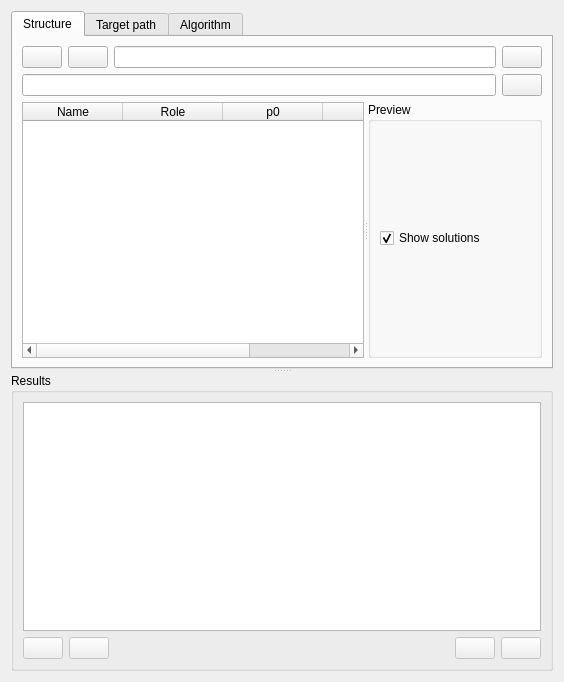
<?xml version="1.0" encoding="UTF-8"?>
<ui version="4.0">
 <class>Form</class>
 <widget class="QWidget" name="Form">
  <property name="geometry">
   <rect>
    <x>0</x>
    <y>0</y>
    <width>564</width>
    <height>682</height>
   </rect>
  </property>
  <property name="windowIcon">
   <iconset resource="../../../icons.qrc">
    <normaloff>:/icons/dimensional_synthesis.png</normaloff>:/icons/dimensional_synthesis.png</iconset>
  </property>
  <layout class="QVBoxLayout" name="verticalLayout_4">
   <item>
    <widget class="QSplitter" name="main_splitter">
     <property name="orientation">
      <enum>Qt::Vertical</enum>
     </property>
     <widget class="QTabWidget" name="options_tab">
      <widget class="QWidget" name="structure">
       <attribute name="icon">
        <iconset resource="../../../icons.qrc">
         <normaloff>:/icons/structure.png</normaloff>:/icons/structure.png</iconset>
       </attribute>
       <attribute name="title">
        <string>Structure</string>
       </attribute>
       <layout class="QVBoxLayout" name="verticalLayout_6">
        <item>
         <layout class="QHBoxLayout" name="horizontalLayout_7">
          <item>
           <widget class="QPushButton" name="load_profile">
            <property name="statusTip">
             <string>Load profile from triangular iteration database.</string>
            </property>
            <property name="icon">
             <iconset resource="../../../icons.qrc">
              <normaloff>:/icons/collections.png</normaloff>:/icons/collections.png</iconset>
            </property>
           </widget>
          </item>
          <item>
           <widget class="QPushButton" name="save_profile">
            <property name="statusTip">
             <string>Save the structure profile back to the database.</string>
            </property>
            <property name="icon">
             <iconset resource="../../../icons.qrc">
              <normaloff>:/icons/save_file.png</normaloff>:/icons/save_file.png</iconset>
            </property>
           </widget>
          </item>
          <item>
           <widget class="QLineEdit" name="profile_name">
            <property name="readOnly">
             <bool>true</bool>
            </property>
           </widget>
          </item>
          <item>
           <widget class="QPushButton" name="clear_button">
            <property name="statusTip">
             <string>Clear the current profile and settings.</string>
            </property>
            <property name="icon">
             <iconset resource="../../../icons.qrc">
              <normaloff>:/icons/clean.png</normaloff>:/icons/clean.png</iconset>
            </property>
           </widget>
          </item>
         </layout>
        </item>
        <item>
         <layout class="QHBoxLayout" name="horizontalLayout_17">
          <item>
           <widget class="QLineEdit" name="expression_string">
            <property name="readOnly">
             <bool>true</bool>
            </property>
           </widget>
          </item>
          <item>
           <widget class="QPushButton" name="expr_copy">
            <property name="icon">
             <iconset resource="../../../icons.qrc">
              <normaloff>:/icons/copy.png</normaloff>:/icons/copy.png</iconset>
            </property>
           </widget>
          </item>
         </layout>
        </item>
        <item>
         <widget class="QSplitter" name="up_splitter">
          <property name="sizePolicy">
           <sizepolicy hsizetype="Expanding" vsizetype="Expanding">
            <horstretch>0</horstretch>
            <verstretch>0</verstretch>
           </sizepolicy>
          </property>
          <property name="orientation">
           <enum>Qt::Horizontal</enum>
          </property>
          <widget class="QTableWidget" name="parameter_list">
           <property name="statusTip">
            <string>All the joints of grounded link will show here.</string>
           </property>
           <property name="selectionBehavior">
            <enum>QAbstractItemView::SelectRows</enum>
           </property>
           <property name="verticalScrollMode">
            <enum>QAbstractItemView::ScrollPerPixel</enum>
           </property>
           <property name="horizontalScrollMode">
            <enum>QAbstractItemView::ScrollPerPixel</enum>
           </property>
           <column>
            <property name="text">
             <string>Name</string>
            </property>
           </column>
           <column>
            <property name="text">
             <string>Role</string>
            </property>
           </column>
           <column>
            <property name="text">
             <string>p0</string>
            </property>
           </column>
           <column>
            <property name="text">
             <string>p1</string>
            </property>
           </column>
           <column>
            <property name="text">
             <string>Range</string>
            </property>
           </column>
          </widget>
          <widget class="QGroupBox" name="preview_box">
           <property name="title">
            <string>Preview</string>
           </property>
           <layout class="QVBoxLayout" name="preview_layout">
            <item>
             <widget class="QCheckBox" name="show_solutions">
              <property name="text">
               <string>Show solutions</string>
              </property>
              <property name="checked">
               <bool>true</bool>
              </property>
             </widget>
            </item>
           </layout>
          </widget>
         </widget>
        </item>
       </layout>
      </widget>
      <widget class="QWidget" name="target_path">
       <attribute name="icon">
        <iconset resource="../../../icons.qrc">
         <normaloff>:/icons/dimensional_synthesis.png</normaloff>:/icons/dimensional_synthesis.png</iconset>
       </attribute>
       <attribute name="title">
        <string>Target path</string>
       </attribute>
       <layout class="QVBoxLayout" name="verticalLayout_5">
        <item>
         <widget class="QSplitter" name="down_splitter">
          <property name="sizePolicy">
           <sizepolicy hsizetype="Preferred" vsizetype="Expanding">
            <horstretch>0</horstretch>
            <verstretch>0</verstretch>
           </sizepolicy>
          </property>
          <property name="orientation">
           <enum>Qt::Horizontal</enum>
          </property>
          <widget class="QListWidget" name="target_points"/>
          <widget class="QWidget" name="layoutWidget">
           <layout class="QVBoxLayout" name="verticalLayout_2">
            <property name="spacing">
             <number>3</number>
            </property>
            <item>
             <layout class="QHBoxLayout" name="horizontalLayout_2">
              <item>
               <widget class="QLabel" name="pointNum">
                <property name="text">
                 <string>&lt;html&gt;&lt;head/&gt;&lt;body&gt;&lt;p&gt;&lt;span style=&quot; font-size:12pt; color:#00aa00;&quot;&gt;0&lt;/span&gt;&lt;/p&gt;&lt;/body&gt;&lt;/html&gt;</string>
                </property>
                <property name="alignment">
                 <set>Qt::AlignLeading|Qt::AlignLeft|Qt::AlignTop</set>
                </property>
               </widget>
              </item>
              <item>
               <spacer name="horizontalSpacer_7">
                <property name="orientation">
                 <enum>Qt::Horizontal</enum>
                </property>
                <property name="sizeHint" stdset="0">
                 <size>
                  <width>40</width>
                  <height>20</height>
                 </size>
                </property>
               </spacer>
              </item>
              <item>
               <widget class="QPushButton" name="path_paste">
                <property name="statusTip">
                 <string>Past path data from string format.</string>
                </property>
                <property name="icon">
                 <iconset resource="../../../icons.qrc">
                  <normaloff>:/icons/paste.png</normaloff>:/icons/paste.png</iconset>
                </property>
               </widget>
              </item>
              <item>
               <widget class="QPushButton" name="path_copy">
                <property name="statusTip">
                 <string>Copy the path data as a string.</string>
                </property>
                <property name="icon">
                 <iconset resource="../../../icons.qrc">
                  <normaloff>:/icons/copy.png</normaloff>:/icons/copy.png</iconset>
                </property>
               </widget>
              </item>
              <item>
               <widget class="QPushButton" name="path_clear">
                <property name="statusTip">
                 <string>Clear all points.</string>
                </property>
                <property name="icon">
                 <iconset resource="../../../icons.qrc">
                  <normaloff>:/icons/clean.png</normaloff>:/icons/clean.png</iconset>
                </property>
                <property name="autoDefault">
                 <bool>false</bool>
                </property>
               </widget>
              </item>
             </layout>
            </item>
            <item>
             <layout class="QHBoxLayout" name="horizontalLayout_5">
              <item>
               <layout class="QVBoxLayout" name="verticalLayout_8">
                <item>
                 <widget class="QListWidget" name="path_list"/>
                </item>
                <item>
                 <layout class="QHBoxLayout" name="horizontalLayout_8">
                  <item>
                   <widget class="QPushButton" name="point_up">
                    <property name="statusTip">
                     <string>Move the point up.</string>
                    </property>
                    <property name="icon">
                     <iconset resource="../../../icons.qrc">
                      <normaloff>:/icons/arrow_up.png</normaloff>:/icons/arrow_up.png</iconset>
                    </property>
                   </widget>
                  </item>
                  <item>
                   <widget class="QPushButton" name="point_down">
                    <property name="statusTip">
                     <string>Move the point down.</string>
                    </property>
                    <property name="icon">
                     <iconset resource="../../../icons.qrc">
                      <normaloff>:/icons/arrow_down.png</normaloff>:/icons/arrow_down.png</iconset>
                    </property>
                   </widget>
                  </item>
                  <item>
                   <spacer name="horizontalSpacer_15">
                    <property name="orientation">
                     <enum>Qt::Horizontal</enum>
                    </property>
                    <property name="sizeHint" stdset="0">
                     <size>
                      <width>40</width>
                      <height>20</height>
                     </size>
                    </property>
                   </spacer>
                  </item>
                  <item>
                   <widget class="QPushButton" name="point_delete">
                    <property name="statusTip">
                     <string>Remove the point.</string>
                    </property>
                    <property name="icon">
                     <iconset resource="../../../icons.qrc">
                      <normaloff>:/icons/delete.png</normaloff>:/icons/delete.png</iconset>
                    </property>
                   </widget>
                  </item>
                  <item>
                   <widget class="QPushButton" name="close_path">
                    <property name="statusTip">
                     <string>Close the path.</string>
                    </property>
                    <property name="icon">
                     <iconset resource="../../../icons.qrc">
                      <normaloff>:/icons/free_move_off.png</normaloff>:/icons/free_move_off.png</iconset>
                    </property>
                   </widget>
                  </item>
                  <item>
                   <widget class="QPushButton" name="edit_target_point_button">
                    <property name="statusTip">
                     <string>User can edit target point immediately.</string>
                    </property>
                    <property name="icon">
                     <iconset resource="../../../icons.qrc">
                      <normaloff>:/icons/translate.png</normaloff>:/icons/translate.png</iconset>
                    </property>
                    <property name="checkable">
                     <bool>true</bool>
                    </property>
                    <property name="checked">
                     <bool>true</bool>
                    </property>
                   </widget>
                  </item>
                 </layout>
                </item>
               </layout>
              </item>
              <item>
               <layout class="QVBoxLayout" name="verticalLayout_3">
                <item>
                 <widget class="QPushButton" name="path_adjust_button">
                  <property name="statusTip">
                   <string>Adjust the target path.</string>
                  </property>
                  <property name="icon">
                   <iconset resource="../../../icons.qrc">
                    <normaloff>:/icons/formula.png</normaloff>:/icons/formula.png</iconset>
                  </property>
                 </widget>
                </item>
                <item>
                 <widget class="QPushButton" name="import_xlsx_button">
                  <property name="toolTip">
                   <string>Microsoft Excel</string>
                  </property>
                  <property name="statusTip">
                   <string>Import path from Microsoft Excel format.</string>
                  </property>
                  <property name="text">
                   <string/>
                  </property>
                  <property name="icon">
                   <iconset resource="../../../icons.qrc">
                    <normaloff>:/icons/excel_2013.png</normaloff>:/icons/excel_2013.png</iconset>
                  </property>
                  <property name="iconSize">
                   <size>
                    <width>20</width>
                    <height>20</height>
                   </size>
                  </property>
                 </widget>
                </item>
                <item>
                 <widget class="QPushButton" name="import_csv_button">
                  <property name="toolTip">
                   <string>CSV</string>
                  </property>
                  <property name="statusTip">
                   <string>Import path from CSV format.</string>
                  </property>
                  <property name="text">
                   <string/>
                  </property>
                  <property name="icon">
                   <iconset resource="../../../icons.qrc">
                    <normaloff>:/icons/csv.png</normaloff>:/icons/csv.png</iconset>
                  </property>
                  <property name="iconSize">
                   <size>
                    <width>20</width>
                    <height>20</height>
                   </size>
                  </property>
                 </widget>
                </item>
                <item>
                 <spacer name="verticalSpacer_3">
                  <property name="orientation">
                   <enum>Qt::Vertical</enum>
                  </property>
                  <property name="sizeHint" stdset="0">
                   <size>
                    <width>20</width>
                    <height>40</height>
                   </size>
                  </property>
                 </spacer>
                </item>
               </layout>
              </item>
             </layout>
            </item>
           </layout>
          </widget>
         </widget>
        </item>
        <item>
         <widget class="QLabel" name="label_2">
          <property name="text">
           <string>&lt;html&gt;&lt;head/&gt;&lt;body&gt;&lt;p&gt;&lt;span style=&quot; color:#ff0000;&quot;&gt;※ Use &amp;quot;Alt + left button&amp;quot; or &amp;quot;context menu of canvas&amp;quot; to add the path points.&lt;/span&gt;&lt;/p&gt;&lt;/body&gt;&lt;/html&gt;</string>
          </property>
          <property name="wordWrap">
           <bool>true</bool>
          </property>
         </widget>
        </item>
       </layout>
      </widget>
      <widget class="QWidget" name="algorithm">
       <attribute name="icon">
        <iconset resource="../../../icons.qrc">
         <normaloff>:/icons/synthesis.png</normaloff>:/icons/synthesis.png</iconset>
       </attribute>
       <attribute name="title">
        <string>Algorithm</string>
       </attribute>
       <layout class="QVBoxLayout" name="verticalLayout">
        <item>
         <widget class="QRadioButton" name="type0">
          <property name="text">
           <string>Real-coded Genetic Algorithm</string>
          </property>
          <property name="checked">
           <bool>false</bool>
          </property>
         </widget>
        </item>
        <item>
         <widget class="QRadioButton" name="type1">
          <property name="text">
           <string>Firefly Algorithm</string>
          </property>
         </widget>
        </item>
        <item>
         <widget class="QRadioButton" name="type2">
          <property name="text">
           <string>Differential Evolution</string>
          </property>
          <property name="checked">
           <bool>true</bool>
          </property>
         </widget>
        </item>
        <item>
         <widget class="QPushButton" name="advance_button">
          <property name="statusTip">
           <string>More algorithm settings.</string>
          </property>
          <property name="text">
           <string>Advance ...</string>
          </property>
          <property name="icon">
           <iconset resource="../../../icons.qrc">
            <normaloff>:/icons/properties.png</normaloff>:/icons/properties.png</iconset>
          </property>
         </widget>
        </item>
        <item>
         <spacer name="verticalSpacer">
          <property name="orientation">
           <enum>Qt::Vertical</enum>
          </property>
          <property name="sizeHint" stdset="0">
           <size>
            <width>20</width>
            <height>40</height>
           </size>
          </property>
         </spacer>
        </item>
        <item>
         <layout class="QHBoxLayout" name="horizontalLayout">
          <item>
           <widget class="QLabel" name="label_7">
            <property name="text">
             <string>Time spent:</string>
            </property>
           </widget>
          </item>
          <item>
           <spacer name="horizontalSpacer_2">
            <property name="orientation">
             <enum>Qt::Horizontal</enum>
            </property>
            <property name="sizeHint" stdset="0">
             <size>
              <width>40</width>
              <height>20</height>
             </size>
            </property>
           </spacer>
          </item>
          <item>
           <widget class="QLabel" name="timeShow">
            <property name="text">
             <string>&lt;html&gt;&lt;head/&gt;&lt;body&gt;&lt;p&gt;&lt;span style=&quot; font-size:16pt;&quot;&gt;[N/A]&lt;/span&gt;&lt;/p&gt;&lt;/body&gt;&lt;/html&gt;</string>
            </property>
           </widget>
          </item>
         </layout>
        </item>
        <item>
         <widget class="QPushButton" name="synthesis_button">
          <property name="enabled">
           <bool>false</bool>
          </property>
          <property name="minimumSize">
           <size>
            <width>120</width>
            <height>0</height>
           </size>
          </property>
          <property name="statusTip">
           <string>Start dimesional synthesis.</string>
          </property>
          <property name="text">
           <string>Synthesis</string>
          </property>
          <property name="icon">
           <iconset resource="../../../icons.qrc">
            <normaloff>:/icons/play.png</normaloff>:/icons/play.png</iconset>
          </property>
          <property name="autoDefault">
           <bool>true</bool>
          </property>
         </widget>
        </item>
       </layout>
      </widget>
     </widget>
     <widget class="QGroupBox" name="verticalGroupBox">
      <property name="title">
       <string>Results</string>
      </property>
      <layout class="QHBoxLayout" name="horizontalLayout_6">
       <item>
        <layout class="QVBoxLayout" name="verticalLayout_13">
         <item>
          <widget class="QListWidget" name="result_list">
           <property name="verticalScrollBarPolicy">
            <enum>Qt::ScrollBarAsNeeded</enum>
           </property>
           <property name="horizontalScrollBarPolicy">
            <enum>Qt::ScrollBarAlwaysOff</enum>
           </property>
          </widget>
         </item>
         <item>
          <layout class="QHBoxLayout" name="horizontalLayout_10">
           <item>
            <widget class="QPushButton" name="result_load_settings">
             <property name="enabled">
              <bool>false</bool>
             </property>
             <property name="statusTip">
              <string>Load the setting of this result.</string>
             </property>
             <property name="icon">
              <iconset resource="../../../icons.qrc">
               <normaloff>:/icons/data_update.png</normaloff>:/icons/data_update.png</iconset>
             </property>
            </widget>
           </item>
           <item>
            <widget class="QPushButton" name="result_clipboard">
             <property name="enabled">
              <bool>false</bool>
             </property>
             <property name="icon">
              <iconset resource="../../../icons.qrc">
               <normaloff>:/icons/copy.png</normaloff>:/icons/copy.png</iconset>
             </property>
            </widget>
           </item>
           <item>
            <spacer name="horizontalSpacer">
             <property name="orientation">
              <enum>Qt::Horizontal</enum>
             </property>
             <property name="sizeHint" stdset="0">
              <size>
               <width>40</width>
               <height>20</height>
              </size>
             </property>
            </spacer>
           </item>
           <item>
            <widget class="QPushButton" name="delete_button">
             <property name="enabled">
              <bool>false</bool>
             </property>
             <property name="statusTip">
              <string>Delete this result.</string>
             </property>
             <property name="icon">
              <iconset resource="../../../icons.qrc">
               <normaloff>:/icons/delete.png</normaloff>:/icons/delete.png</iconset>
             </property>
            </widget>
           </item>
           <item>
            <widget class="QPushButton" name="merge_button">
             <property name="enabled">
              <bool>false</bool>
             </property>
             <property name="statusTip">
              <string>Merge this result to canvas.</string>
             </property>
             <property name="icon">
              <iconset resource="../../../icons.qrc">
               <normaloff>:/icons/merge.png</normaloff>:/icons/merge.png</iconset>
             </property>
            </widget>
           </item>
          </layout>
         </item>
        </layout>
       </item>
      </layout>
     </widget>
    </widget>
   </item>
  </layout>
 </widget>
 <resources>
  <include location="../../../icons.qrc"/>
  <include location="../../../preview.qrc"/>
 </resources>
 <connections/>
</ui>
